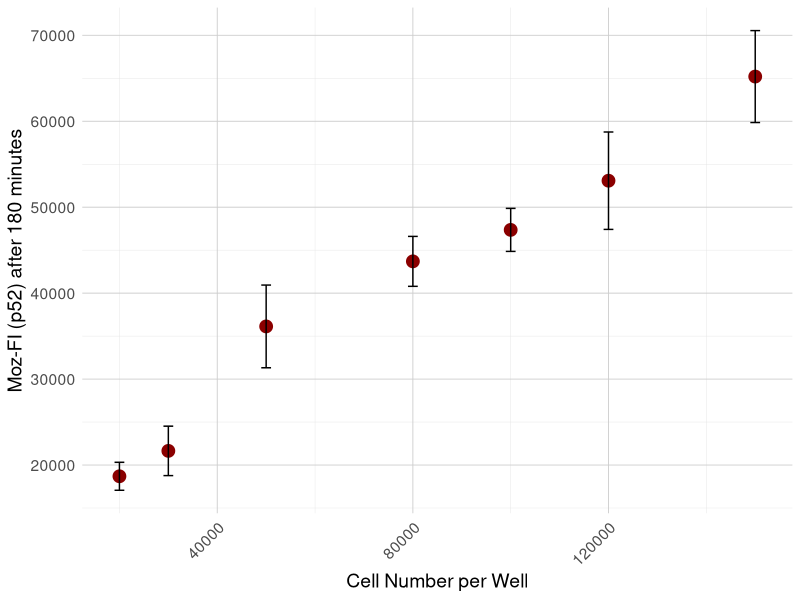

Reproduce this figure in R.
# Pakete laden
library(readxl)
library(dplyr)
library(tidyr)
library(ggplot2)
library(patchwork)

number <- c(20000,	30000,	50000, 80000, 100000, 120000, 150000)
avgFI <- c(18690.125,
           21646.25,
           36128.25,
           43698.875,
           47359.75,
           53083.25,
           65200.875
           
)
SD <- c(1626.086186,
        2874.370611,
        4811.85944,
        2905.881265,
        2503.465366,
        5664.708754,
        5348.48544
        
)

# Data Frame erstellen
df <- data.frame(
  number = number,
  avgFI = avgFI,
  SD = SD
)

# Plot
ggplot(df, aes(x = number, y = avgFI)) +
  geom_point(color = "darkred", size = 4) +
  geom_errorbar(aes(ymin = avgFI - SD, ymax = avgFI + SD),
                width = 2000, color = "black") +
  labs(
    x = "Cell Number per Well",
    y = "Moz-FI (p52) after 180 minutes"
  ) +
  theme_minimal() +
  theme(
    text = element_text(size = 14),
    axis.text.x = element_text(angle = 45, hjust = 1),
    panel.grid.major = element_line(color = "gray80", linewidth = 0.3),
    panel.grid.minor = element_line(color = "gray90", linewidth = 0.15)
  )
